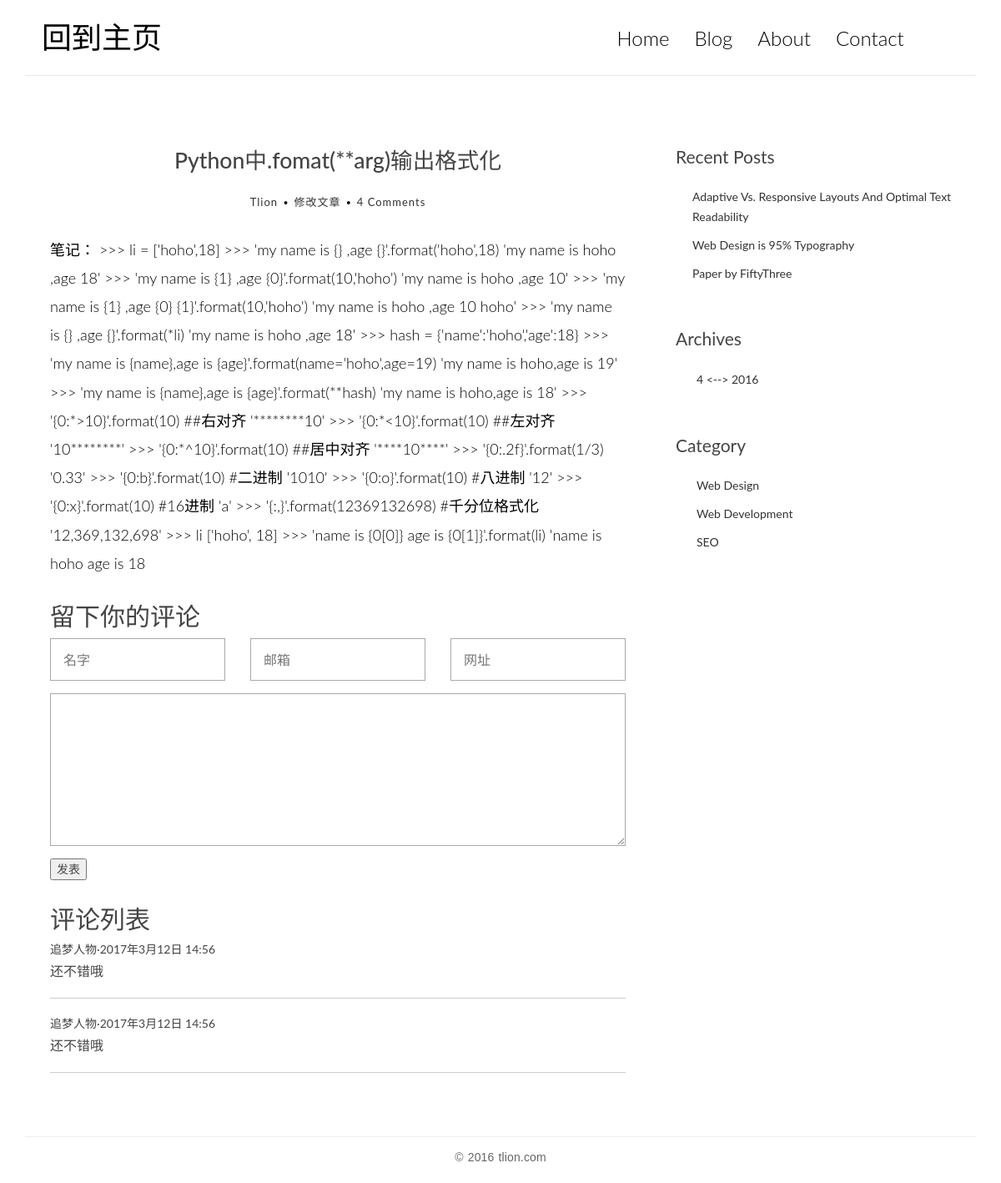
The page /blog1/article/30/ on the database its author committed.
### blog1/models.py (models this page shows, shortened)
class Article(models.Model):
    title = models.CharField(max_length=70, null=False)
    content = models.TextField()
    create_time = models.DateTimeField()
    modifies_time = models.DateTimeField()
    excerpt = models.CharField(max_length=200, blank=True)
    category = models.ForeignKey(Category)
    tags = models.ManyToManyField(Tag, blank=True)
    author = models.ForeignKey(User)

### blog1/views.py (the view)
# urls.py: url(r'^article/(?P<article_id>[0-9]+)/$', views.article_page, name='article_page'),
def article_page(request, article_id):
    article = models.Article.objects.get(pk=article_id)
    return render(request, 'blog1/article_page.html', {'article': article})

### blog1/templates/blog1/article_page.html (shortened to what this page needs)
{% extends 'blog1/base.html' %}
{% block h1 %}<a href="{% url 'blog1:index' %}">回到主页</a>{% endblock %}
{% block main %}
    <article class="post post-1">
        <header class="entry-header">
            <h1 class="entry-title">{{ article.title }}</h1>
            <div class="entry-meta">
                <span class="post-author"><a href="#">Tlion</a></span>
                <span class="post-category">
                <a href="{% url 'blog1:edit_page' article.id %}">修改文章</a></span>
                <span class="comments-link"><a href="#">4 Comments</a></span>
            </div>
        </header>
        <div class="entry-content clearfix">
            {{ article.content }}
        </div>
    </article>
    <section class="comment-area">
        <h2>留下你的评论</h2>
        <form action="#" class="comment-form">
            <div class="row">
                <div class="col-md-4">
                    <input type="text" name="name" placeholder="名字" required>
                </div>
                <div class="col-md-4">
                    <input type="email" name="email" placeholder="邮箱" required>
                </div>
                <div class="col-md-4">
                    <input type="text" name="url" placeholder="网址" required>
                </div>
                <div class="col-md-12">
                    <textarea name="comment" rows="7" placeholder="" required></textarea>
                    <button class="" name="submit"><span>发表</span></button>
                </div>
            </div>
        </form>
        <div class="comment-list">
            <h2>评论列表</h2>
            <ul class="list-unstyled">
                <li class="comment-item">
                    <span class="name">追梦人物</span><time class="date">2017年3月12日 14:56</time>
                    <div class="text">
                        还不错哦
                    </div>
                </li>
                <li class="comment-item">
                    <span class="name">追梦人物</span><time class="date">2017年3月12日 14:56</time>
                    <div class="text">
                        还不错哦
                    </div>
                </li>
            </ul>
        </div>
    </section>
{% endblock %}

### blog1/static/blog1/css/custom.css (style rules this page uses)
* { outline: none; }
h1, h2, h3, h4, h5, h6 { margin-top: 0; }
a { color: #333; }
body { color: #444; font-family: 'Lato', sans-serif; }
.logo h1 a { color: #000; }
.post, .comment-area { background: #fff; padding: 30px 30px 0; }
.entry-title { text-align: center; font-size: 1.9em; margin-bottom: 20px; line-height: 1.6; padding: 10px 20px 0; }
.entry-meta { text-align: center; color: #DDDDDD; font-size: 13px; letter-spacing: 1px; margin-bottom: 30px; }
.entry-content { font-size: 18px; line-height: 1.9; font-weight: 300; color: #000; }
.post-category, .post-date, .post-author { position: relative; padding-right: 15px; }
.post-category::after, .post-date::after, .post-author::after { position: absolute; content: '.'; color: #000; font-size: 30px; top: -22px; right: 1px; }
.contact-form input, .comment-form input { border: 1px solid #aaa; margin-bottom: 15px; width: 100%; padding: 15px 15px; font-size: 16px; line-height: 100%; transition: 0.4s border-color linear; }
.contact-form textarea, .comment-form textarea { border: 1px solid #aaa; margin-bottom: 15px; width: 100%; padding: 15px 15px; font-size: 16px; line-height: 20px !important; min-height: 183px; transition: 0.4s border-color linear; }
.comment-list { margin-top: 30px; font-size: 16px; }
.comment-item { border-bottom: 1px #ccc solid; margin-bottom: 20px; padding-bottom: 20px; }
.comment-item .name, .comment-item .date { color: #444; font-size: 14px; }
.comment-item .name:after { content: '·'; }
.comment-item .text { padding-top: 5px; }

### rows shown on the page
Article: title "Python中.fomat(**arg)输出格式化", content "笔记： >>> li = ['hoho',18] >>> 'my name is {} ,age {}'.format('hoho',18) 'my name is hoho ,age 18' >>> 'my name is {1} ,age {0}'.format(10,'hoho') 'my name is hoho ,age 10' >>> 'my name is {1} ,age {0} {1}'.format(10,'hoho') 'my name is hoho ,age 10 hoho' >>> 'my name is {} ,age {}'.format(*li) 'my name is hoho ,age 18' >>> hash = {'name':'hoho','age':18} >>> 'my name is {name},age is {age}'.format(name='hoho',age=19) 'my name is hoho,age is 19' >>> 'my name is {name},age is {age}'.format(**hash) 'my name is hoho,age is 18' >>> '{0:*>10}'.format(10) ##右对齐 '********10' >>> '{0:*<10}'.format(10) ##左对齐 '10********' >>> '{0:*^10}'.format(10) ##居中对齐 '****10****' >>> '{0:.2f}'.format(1/3) '0.33'…"
